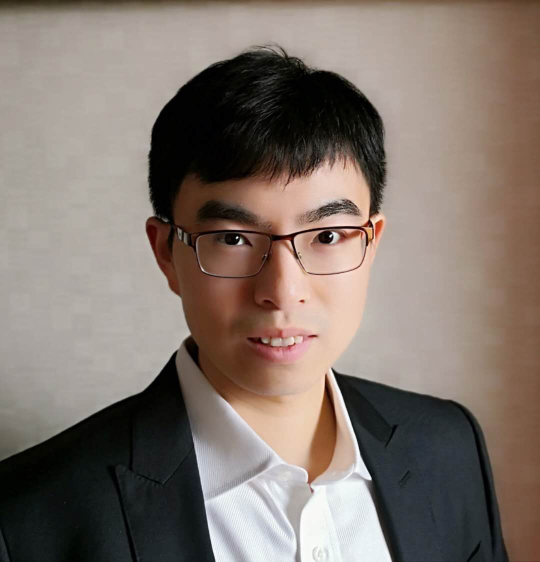
#> input picture computer vision/mmexport1545548449041.jpg, 1080 x 1124 px (shown at 1/2 size)
$ jupyter execute CornerDetection.ipynb
#> lines starting #> are read from the running program, lines starting #| are printed output that depends on the picture
[cell 1]
import cv2
import numpy as np
import matplotlib.pyplot as plt

[cell 2]
full = cv2.imread('../mmexport1545548449041.jpg')
#> full is the input picture: shape (1124, 1080, 3); mean B, G, R 108.6, 116.6, 129
full = cv2.cvtColor(full, cv2.COLOR_BGR2RGB)

[cell 3]
plt.imshow(full)

[cell 4]
gray_full = cv2.cvtColor(full, cv2.COLOR_BGR2GRAY)
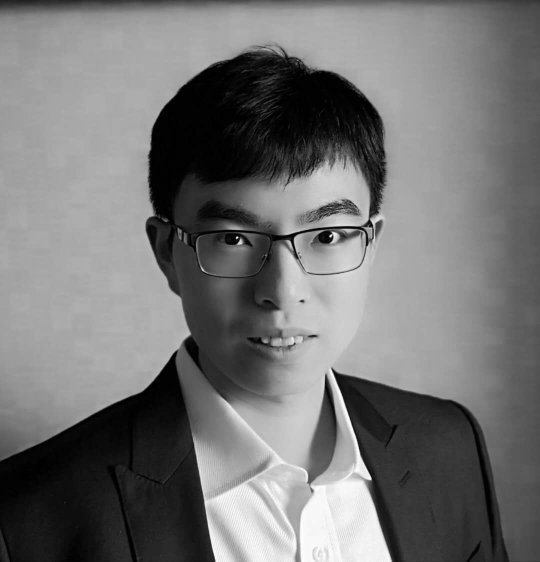
#> gray_full: shape (1124, 1080) (shown at 1/2 size); min 0, max 255, mean 115.6

[cell 5]
plt.imshow(gray_full, cmap = 'gray')

[cell 6]
gray = np.float32(gray_full)

[cell 7]
dst = cv2.cornerHarris(gray, blockSize=2, ksize=3, k=0.04)

[cell 8]
dst = cv2.dilate(dst, None)

[cell 9]
dst

[cell 10]
full[dst>0.01*dst.max()] = [255,0,0]
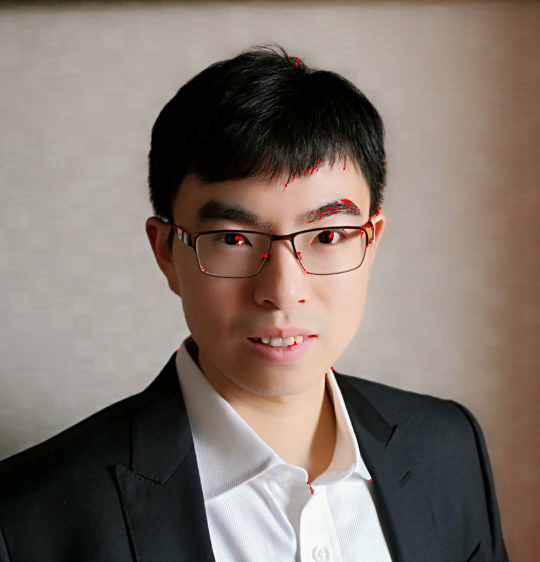
#> full: shape (1124, 1080, 3) (shown at 1/2 size); mean R, G, B 129.2, 116.5, 108.4

[cell 11]
plt.imshow(full)

[cell 12]
# Shi-Tomasi Detection
full = cv2.imread('../mmexport1545548449041.jpg')
full = cv2.cvtColor(full, cv2.COLOR_BGR2RGB)
gray_full = cv2.cvtColor(full, cv2.COLOR_BGR2GRAY)

[cell 13]
corners = cv2.goodFeaturesToTrack(gray_full, 800, 0.01, 10)
#> corners = 373 rows, first 8: [473, 476], [663, 467], [743, 456], [589, 685], [531, 510], [600, 602], [597, 506], [742, 959]

[cell 14]
corners = np.int0(corners)

[cell 15]
for i in corners:
    x,y = i.ravel()
    cv2.circle(full, (x,y), 3, (255,0,0),-1)
#> this loop made 373 passes
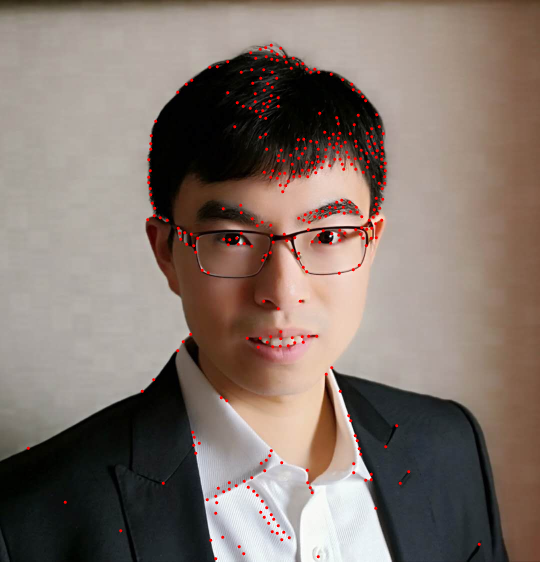
#> full: shape (1124, 1080, 3) (shown at 1/2 size); mean R, G, B 130.4, 115.8, 107.8

$ run again, with computer vision/mmexport1545548420761.jpg copied over computer vision/mmexport1545548449041.jpg
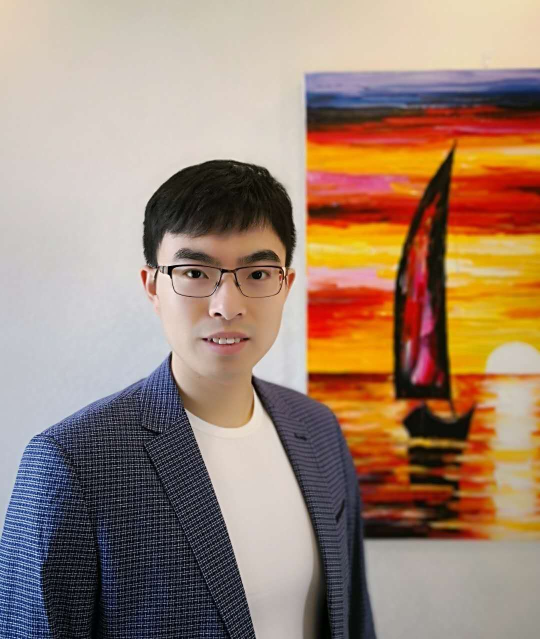
#> input picture computer vision/mmexport1545548420761.jpg, 1080 x 1278 px (shown at 1/2 size)
#> full is the input picture: shape (1278, 1080, 3); mean B, G, R 115.6, 133.3, 159.3
#> `full[dst>0.01*dst.max()] = [255,0,0]`:
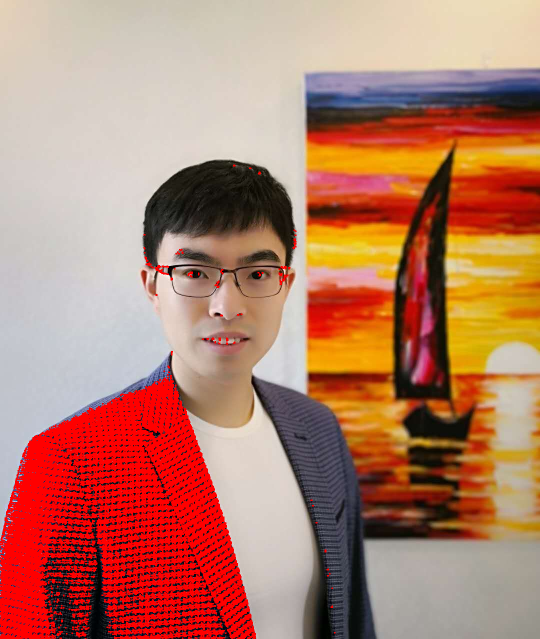
#> full: shape (1278, 1080, 3) (shown at 1/2 size); mean R, G, B 181.5, 125.9, 105.9
#> corners = 800 rows, first 8: [56, 1245], [105, 1028], [82, 1191], [56, 1268], [85, 979], [75, 984], [52, 1154], [414, 1166]
#> the loop `for i in corners:` made 800 passes
#> after the loop `for i in corners:`:
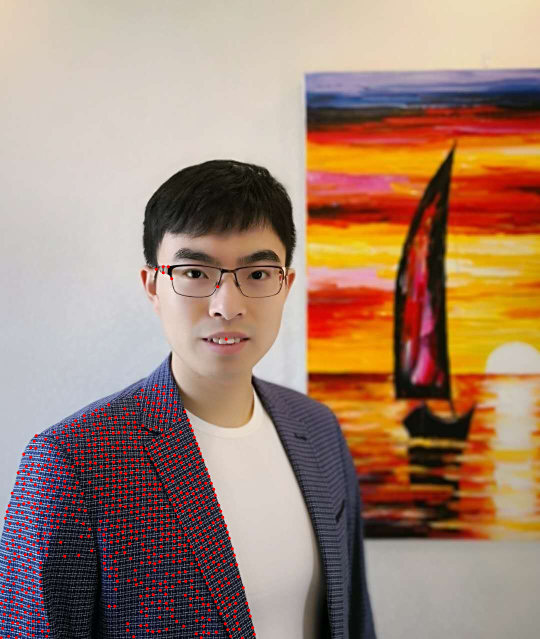
#> full: shape (1278, 1080, 3) (shown at 1/2 size); mean R, G, B 162.4, 132, 114

$ run again, with computer vision/giraffes.jpg copied over computer vision/mmexport1545548449041.jpg
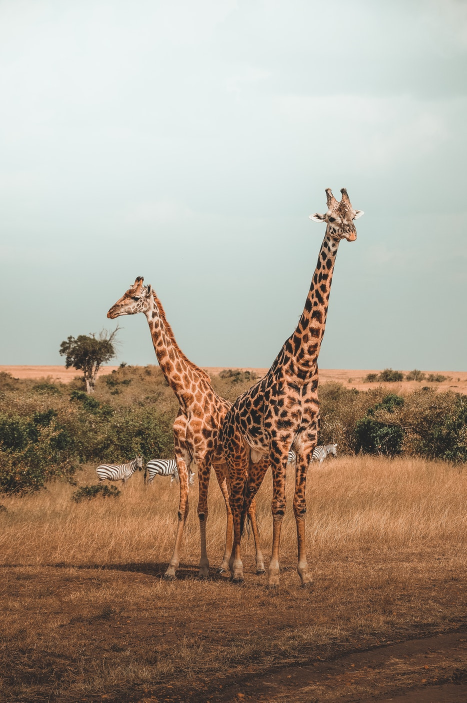
#> input picture computer vision/giraffes.jpg, 933 x 1405 px (shown at 1/2 size)
#> full is the input picture: shape (1405, 933, 3); mean B, G, R 141.5, 156.6, 170.1
#> `full[dst>0.01*dst.max()] = [255,0,0]`:
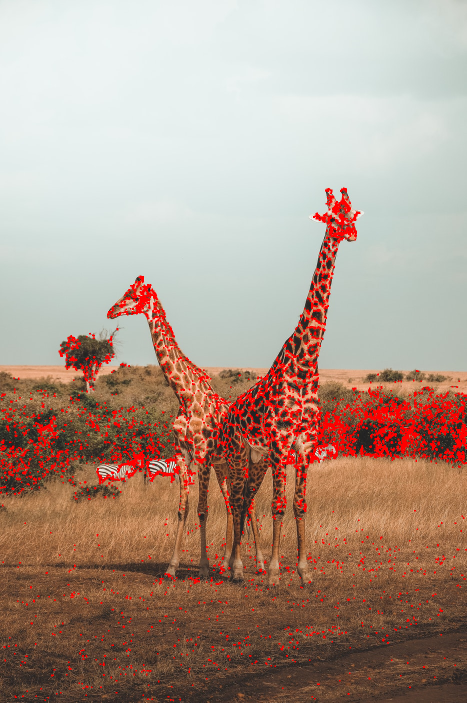
#> full: shape (1405, 933, 3) (shown at 1/2 size); mean R, G, B 175.9, 151.9, 137.9
#> corners = 800 rows, first 8: [626, 910], [630, 897], [713, 425], [335, 922], [279, 553], [576, 918], [707, 437], [225, 945]
#> the loop `for i in corners:` made 800 passes
#> after the loop `for i in corners:`:
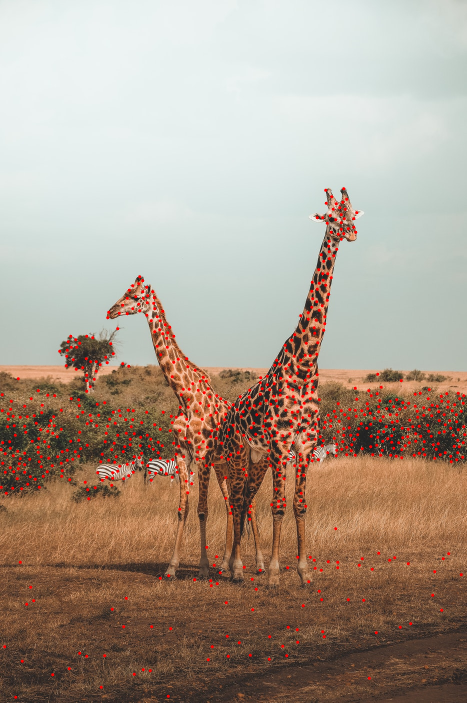
#> full: shape (1405, 933, 3) (shown at 1/2 size); mean R, G, B 172.2, 154.9, 140.2
